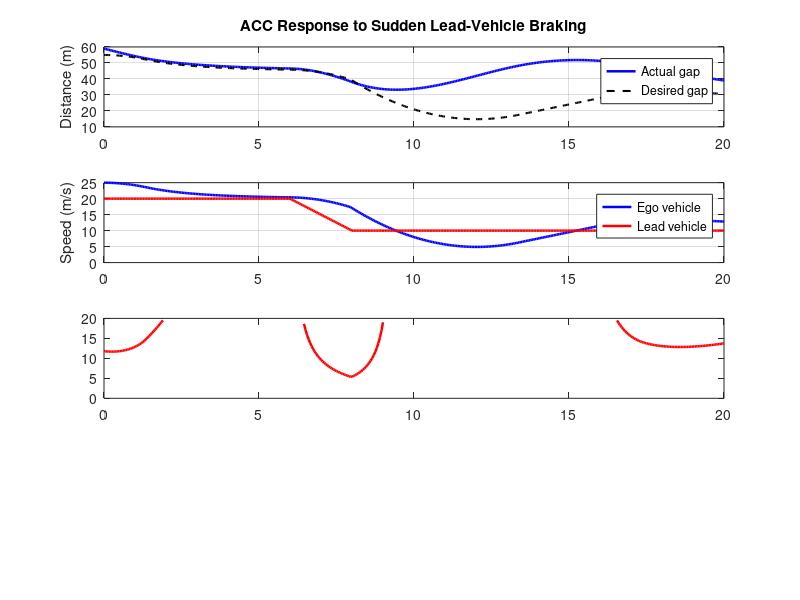

MATLAB code to generate this figure: (Note: this script raises an error after producing the figure.)
%% Closed-Loop ACC: Sudden Lead-Vehicle Braking Test
clear; clc; close all;

Ts=0.05; Tend=20; time=0:Ts:Tend; N=numel(time);
setSpeed=25; initialLeadSpeed=20; initialGap=59;
minimumGap=5; desiredTimeGap=2.0; warningTTC=5.5;
emergencyAcceleration=-6;
Kp=0.15; Kv=0.60; minimumAcceleration=-3; maximumAcceleration=2;
maximumJerk=1.5;

leadSpeed=zeros(1,N); egoSpeed=zeros(1,N); gap=zeros(1,N);
leadAcceleration=zeros(1,N); relativeVelocity=zeros(1,N);
desiredDistance=zeros(1,N); ttc=inf(1,N);
accelerationCommand=zeros(1,N); emergencyBrakeActive=false(1,N);
leadSpeed(1)=initialLeadSpeed; egoSpeed(1)=setSpeed; gap(1)=initialGap;

for k=1:N-1
    if time(k)>=6 && time(k)<8, leadAcceleration(k)=-5; end
    leadSpeed(k+1)=max(0,leadSpeed(k)+Ts*leadAcceleration(k));
    relativeVelocity(k)=leadSpeed(k)-egoSpeed(k);
    desiredDistance(k)=minimumGap+desiredTimeGap*egoSpeed(k);
    if relativeVelocity(k)<0, ttc(k)=-gap(k)/relativeVelocity(k); end

    distanceError=gap(k)-desiredDistance(k);
    accelerationTarget=Kp*distanceError+Kv*relativeVelocity(k);
    accelerationTarget=min(max(accelerationTarget,minimumAcceleration), ...
        maximumAcceleration);

    if ttc(k)<warningTTC
        emergencyBrakeActive(k)=true;
        accelerationCommand(k)=emergencyAcceleration;
    else
        previousAcceleration=accelerationCommand(max(k-1,1));
        maximumChange=maximumJerk*Ts;
        accelerationCommand(k)=previousAcceleration+ ...
            min(max(accelerationTarget-previousAcceleration, ...
            -maximumChange),maximumChange);
    end
    egoSpeed(k+1)=max(0,egoSpeed(k)+Ts*accelerationCommand(k));
    gap(k+1)=max(0,gap(k)+Ts*relativeVelocity(k));
end

relativeVelocity(end)=leadSpeed(end)-egoSpeed(end);
desiredDistance(end)=minimumGap+desiredTimeGap*egoSpeed(end);
leadAcceleration(end)=leadAcceleration(end-1);
accelerationCommand(end)=accelerationCommand(end-1);
if relativeVelocity(end)<0, ttc(end)=-gap(end)/relativeVelocity(end); end

% Large TTC means speed matching, not a near-term collision.
ttcForPlot=ttc; ttcForPlot(ttcForPlot>20)=NaN;

figure('Color','w');
subplot(4,1,1)
plot(time,gap,'b','LineWidth',1.8); hold on;
plot(time,desiredDistance,'--k','LineWidth',1.5); grid on;
ylabel('Distance (m)'); title('ACC Response to Sudden Lead-Vehicle Braking');
legend('Actual gap','Desired gap','Location','best');
subplot(4,1,2)
plot(time,egoSpeed,'b','LineWidth',1.8); hold on;
plot(time,leadSpeed,'r','LineWidth',1.8); grid on; ylabel('Speed (m/s)');
legend('Ego vehicle','Lead vehicle','Location','best');
subplot(4,1,3)
plot(time,ttcForPlot,'r','LineWidth',1.8); hold on;
yline(warningTTC,'--k','TTC warning threshold'); ylim([0 20]); grid on;
ylabel('TTC (s)');
subplot(4,1,4)
plot(time,accelerationCommand,'m','LineWidth',1.8); hold on;
plot(time,leadAcceleration,'--r','LineWidth',1.3); yline(0,'--k'); grid on;
xlabel('Time (s)'); ylabel('Acceleration (m/s^2)');
legend('Ego command','Lead acceleration','Location','best');
